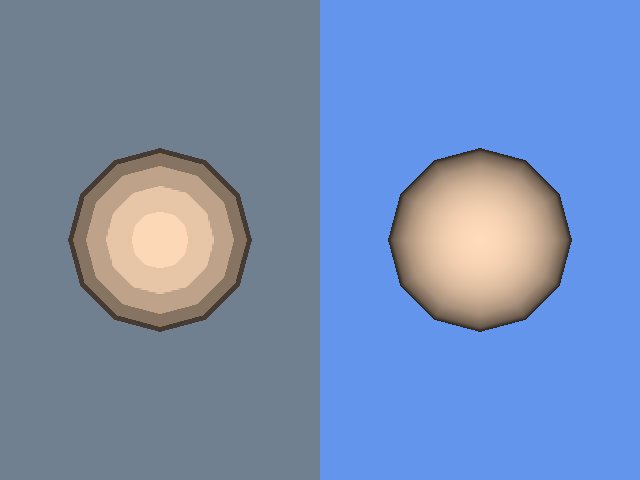

This figure's Python source:
#!/usr/bin/env python

# Compute and visualize surface normals on a sphere using
# vtkPolyDataNormals. Side-by-side viewports show the sphere without
# normals / flat shading (left) and with computed normals / smooth
# shading (right).

# Factory overrides: importing these modules registers the OpenGL rendering
# and interaction style implementations for vtkRenderingCore factory classes.
import vtkmodules.vtkInteractionStyle  # noqa: F401
import vtkmodules.vtkRenderingOpenGL2  # noqa: F401
# VTK pipeline classes used in this example
from vtkmodules.vtkFiltersCore import vtkPolyDataNormals
from vtkmodules.vtkFiltersSources import vtkSphereSource
from vtkmodules.vtkRenderingCore import (
    vtkActor,
    vtkCamera,
    vtkPolyDataMapper,
    vtkRenderWindow,
    vtkRenderWindowInteractor,
    vtkRenderer,
)

# Colors (normalized RGB)
slate_gray_background_rgb = (0.439, 0.502, 0.565)
cornflower_blue_background_rgb = (0.392, 0.584, 0.929)
peach_puff_rgb = (1.000, 0.855, 0.725)

# Source: generate a low-resolution sphere (faceted appearance)
sphere = vtkSphereSource()
sphere.SetThetaResolution(12)
sphere.SetPhiResolution(12)

# PolyDataNormals: compute point normals for smooth shading
normals = vtkPolyDataNormals()
normals.SetInputConnection(sphere.GetOutputPort())
normals.SetFeatureAngle(60.0)
normals.ComputePointNormalsOn()
normals.SplittingOff()

# Mapper: flat-shaded sphere (no normals computed)
flat_mapper = vtkPolyDataMapper()
flat_mapper.SetInputConnection(sphere.GetOutputPort())
flat_mapper.ScalarVisibilityOff()

flat_actor = vtkActor()
flat_actor.SetMapper(flat_mapper)
flat_actor.GetProperty().SetColor(peach_puff_rgb)
flat_actor.GetProperty().SetInterpolationToFlat()

# Mapper: smooth-shaded sphere (with computed normals)
smooth_mapper = vtkPolyDataMapper()
smooth_mapper.SetInputConnection(normals.GetOutputPort())
smooth_mapper.ScalarVisibilityOff()

smooth_actor = vtkActor()
smooth_actor.SetMapper(smooth_mapper)
smooth_actor.GetProperty().SetColor(peach_puff_rgb)
smooth_actor.GetProperty().SetInterpolationToPhong()

# Left renderer: flat shading
left_renderer = vtkRenderer()
left_renderer.SetViewport(0.0, 0.0, 0.5, 1.0)
left_renderer.SetBackground(slate_gray_background_rgb)
left_renderer.AddActor(flat_actor)

# Right renderer: smooth shading with normals
right_renderer = vtkRenderer()
right_renderer.SetViewport(0.5, 0.0, 1.0, 1.0)
right_renderer.SetBackground(cornflower_blue_background_rgb)
right_renderer.AddActor(smooth_actor)

# Window: display the rendered scene
render_window = vtkRenderWindow()
render_window.AddRenderer(left_renderer)
render_window.AddRenderer(right_renderer)
render_window.SetWindowName("normals")
render_window.SetMultiSamples(0)
render_window.SetSize(640, 480)

# Interactor: handle mouse and keyboard events
render_window_interactor = vtkRenderWindowInteractor()
render_window_interactor.SetRenderWindow(render_window)

# Scene: shared camera
camera = vtkCamera()
camera.SetPosition(0, 0, 3)
camera.SetFocalPoint(0, 0, 0)
left_renderer.SetActiveCamera(camera)
right_renderer.SetActiveCamera(camera)
left_renderer.ResetCamera()

render_window_interactor.Initialize()
render_window_interactor.Start()
